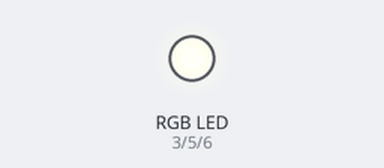
This sketch was run on a simulated Arduino Uno, built with avr-gcc and run on an emulated ATmega328P. On the bench: an RGB LED mixed from three pins (HIGH = lit).

Above: at 0.15 s.
At 4.36 s:
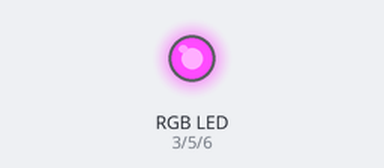
At 9.78 s:
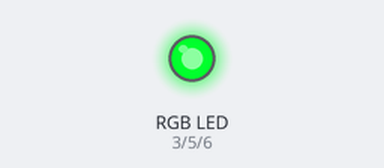
At 19.71 s:
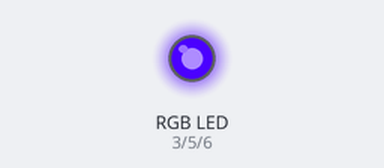
At 29.64 s:
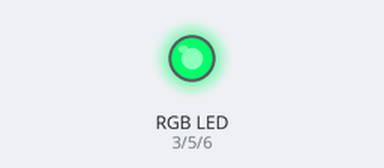
At 39.58 s:
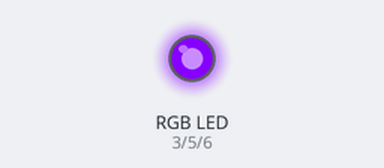
Timing chart, 0 to 40.0 s (numbered marks = the images above):
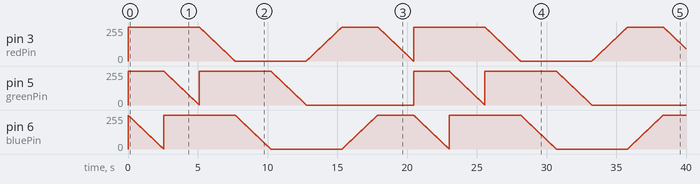

The sketch:

sketch_may25a.ino
```cpp
/*
Adafruit Arduino - Lesson 3. RGB LED
*/

int redPin = 3;
int greenPin = 5;
int bluePin = 6;

int B = 0;
int R = 0;
int G = 0;
//uncomment this line if using a Common Anode LED
#define COMMON_ANODE

void setup()
{
  pinMode(redPin, OUTPUT);
  pinMode(greenPin, OUTPUT);
  pinMode(bluePin, OUTPUT);
}

void loop()
{
  while (B<255)
    {
      B++;
      setColor(R,G,B);
      delay(10);
    }
  B=0;
  while (G<255)
   {
      G++;
      setColor(R,G,B);
      delay(10);
    }
  G=0;
    while (R<255)
    {
      R++;
      setColor(R,G,B);
      delay(10);
    }
  while (B<255)
    {
      B++;
      setColor(R,G,B);
      delay(10);
    }
  while (G<255)
    {
      G++;
      setColor(R,G,B);
      delay(10);
    }
    while (R>0)
    {
      R--;
      setColor(R,G,B);
      delay(10);
    }
    while (B>0)
    {
      B--;
      setColor(R,G,B);
      delay(10);
    }
    while(R<255)
    {
      R++;
      setColor(R,G,B);
      delay(10);
    }
R=0;
B=0;
G=0;
}
void setColor(int red, int green, int blue)
{
  #ifdef COMMON_ANODE
    red = 255 - red;
    green = 255 - green;
    blue = 255 - blue;
  #endif
  analogWrite(redPin, red);
  analogWrite(greenPin, green);
  analogWrite(bluePin, blue);
}
```
